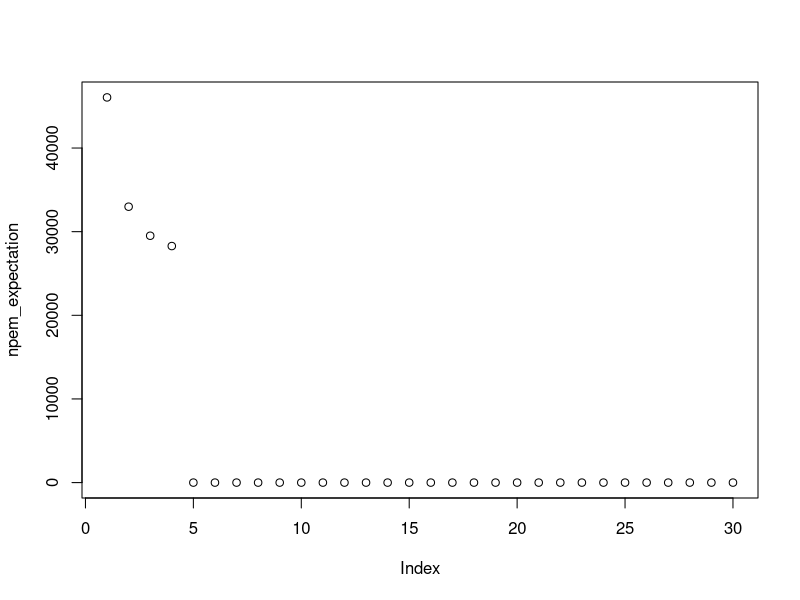

Write the R code that produced this figure.
##### This code is written to simulation the EM algorithm in (penalized) FA models.
##### We will assume k is known in advanced.

###### try profvis

library(MASS)


###############################################################################

### Functions may be used in the simulation
rm(list = ls())
################### Functions may be used in the simulation ####################
## To calculate A in article
A <- function(lambda, psi) {
  # Input: lambda: loading matrix of size p*k we have now
  #        psi: the variance matrix of size p*p of common factor we have now
  # Output: A 
  inv_mat <- ginv(lambda %*% t(lambda) + psi)
  result <- t(lambda) %*% inv_mat
  return(result)
}

B <- function(lambda, psi) {
  # Input: lambda: loading matrix of size p*k we have now
  #        psi: the variance matrix of size p*p of common factor we have now
  # Output: B
  k <- ncol(lambda)
  inv_mat <- ginv(lambda %*% t(lambda) + psi)
  result <- diag(rep(1, k)) - t(lambda) %*% inv_mat %*% lambda
  return(result)
}



psi_update <- function(lambda,psi,Y,j){
  # Input: lambda: loading matrix of size p*k we have now
  #        psi: the variance matrix of size p*p of common factor we have now
  #        Y: the response matrix of size n*p
  #        j: the element in (j,j) entry of matrix psi to update
  # Output: Updated psi[j,j]
  
  n <- nrow(Y)
  mat_A <- A(lambda,psi)
  mat_B <- B(lambda, psi)
  lambda_j <- lambda[j,,drop=FALSE]
  
  # Start calculating
  first_term <- (1/n) * sum(Y[,j]*Y[,j])
  second_term <- -(2/n) * lambda_j %*% as.matrix(rowSums(tcrossprod(mat_A,Y) 
                                                         %*% Y[,j, drop=FALSE]),ncol=1)
  third_term <- (1/n) * lambda_j %*% (n * mat_B + tcrossprod(mat_A,Y) 
                                      %*% tcrossprod(Y , mat_A)) %*% t(lambda_j)
  return(first_term + second_term + third_term)
}

psi_valid <- function(lambda,psi,Y){
  # Input: lambda: loading matrix of size p*k we have now
  #        psi: the variance matrix of size p*p of common factor we have now
  #        Y: the response matrix of size n*p
  # Output: True if psi is good to iterate (i.e in the concave region), False otherwise
  
  n <- nrow(Y)
  p <- ncol(Y)
  mat_A <- A(lambda,psi)
  mat_B <- B(lambda, psi)
  constraint <- numeric(length=p)
  for (j in 1:p){
    lambda_j <- lambda[j,,drop=FALSE]
    
    # Start calculating
    first_term <- (2/n) * sum(Y[,j]*Y[,j])
    second_term <- -(4/n) * lambda_j %*% as.matrix(rowSums(tcrossprod(mat_A,Y) 
                                                           %*% Y[,j, drop=FALSE]),ncol=1)
    third_term <- (2/n) * lambda_j %*% (n * mat_B + tcrossprod(mat_A,Y) 
                                        %*% tcrossprod(Y , mat_A)) %*% t(lambda_j)
    constraint[j]<- first_term + second_term + third_term
  }
  
  return(diag(psi)<=constraint)
}

pem_E <- function(lambda,psi,Y,rho){
  Out <- npem_E(lambda,psi,Y)-1/2*rho*sum(abs(lambda))
  return(Out)
}



npem_E <- function(lambda,psi,Y){
  # Input: lambda: loading matrix of size p*k we have now
  #        psi: the variance matrix of size p*p of common factor we have now
  #        Y: the response matrix of size n*p
  # Output: non-penalized expectation (ignore the constant)
  
  n <- nrow(Y)
  p <- nrow(lambda)
  
  # Precompute A and B
  mat_A <- A(lambda, psi)
  mat_B <- B(lambda, psi)
  
  # first term of expectation
  first_term <- -(n/2) * sum(log(diag(psi)))
  
  # second term of expectation
  second_term <- 0
  for (i in 1:n){
    for (j in 1:p){
      yij <- Y[i,j]
      lambda_j <- t(as.matrix(lambda[j,]))
      Y_i <- t(as.matrix(Y[i,]))
      second_term <- second_term 
      + (yij^2 - 2 * yij * lambda_j %*% mat_A %*% t(Y_i))/psi[j,j]
    }
    
  }
  second_term <- -1/2 * second_term
  
  # third term of expectation
  third_term <- 0
  for (i in 1:n){
    for (j in 1:p){
      Y_i <- t(as.matrix(Y[i,]))
      lambda_j <- t(as.matrix(lambda[j,]))
      third_term <- third_term 
      + (lambda_j %*% (mat_B + mat_A %*% t(Y_i) %*% Y_i %*% t(mat_A)) %*% t(lambda_j))/psi[j,j]
    }
  }
  third_term <- -1/2 * third_term
  
  return(first_term + second_term + third_term)
}


loading_update <- function(lambda,psi,Y,j){
  # Input: lambda: loading matrix of size p*k we have now
  #        psi: the variance matrix of size p*p of common factor we have now
  #        Y: the response matrix of size n*p
  #        j: the j-th row of lambda to be updated
  # Output: Updated lambda[j,]
  
  n <- nrow(Y)
  mat_A <- A(lambda,psi)
  mat_B <- B(lambda, psi)
  k <- ncol(lambda)
  
  
  # first term of updating formula
  factor1 <- matrix(0, nrow = k, ncol = 1)
  for (i in 1:n){
    Y_i <- as.matrix(Y[i,])
    factor1 <- factor1 - 2 * Y[i,j] * mat_A %*% Y_i 
  }
  
  
  # second term of updating formula
  factor2 <- matrix(0, nrow = k, ncol = k)
  for (i in 1:n){
    Y_i <- as.matrix(Y[i,])
    factor2 <- factor2 + 2 * mat_B + 2 * mat_A %*% Y_i %*% t(Y_i) %*% t(mat_A)
  }
  
  
  return(- t(factor1) %*% t(solve(factor2)))
}
  
###############################################################################

set.seed(124)

n <- 5000  # Size of observations
p <- 8     # Dimension of each observation
k <- 4     # Order of FA model (dimension of latent variables)

# Real parameters of the FA model
# Generate the loading matrix
sparsity_level <- 0.3  # The proportion of zero elements in the loading matrix
non_zeros <- round(k * p * (1 - sparsity_level))
poss_values_1 <- c(0.5, 0.6, 0.7, 0.8, 0.9, -0.5, -0.6, -0.7, -0.8, -0.9)
loading_position <- sample(k * p, non_zeros)
real_loading <- matrix(0, nrow = p, ncol = k)
real_loading[loading_position] <- sample(poss_values_1, non_zeros, replace = TRUE)

# Ensure no all-zero rows or columns
while (any(rowSums(real_loading) == 0) || any(colSums(real_loading) == 0)) {
  loading_position <- sample(k * p, non_zeros)
  real_loading <- matrix(0, nrow = p, ncol = k)
  real_loading[loading_position] <- sample(poss_values_1, non_zeros, replace = TRUE)
}

print(real_loading)

# Generate the real variance of the unique factors epsilon
poss_values_2 <- c(0.1, 0.2, 0.3, 0.4)
diagonal_values <- sample(poss_values_2, p, replace = TRUE)
real_psi <- diag(diagonal_values)

print(real_psi)

# Generate the factor matrix F, response matrix Y, and unique factor epsilon
F <- matrix(rnorm(n * k, mean = 0, sd = 1), nrow = n, ncol = k)
epsilon <- mvrnorm(n = n, mu = rep(0, p), Sigma = real_psi)
Y <- F %*% t(real_loading) + epsilon


###############################################################################

### Perform a FA using factanal() function in R to the response matrix Y (traditional
### two steps method).
fa_2steps_result <- factanal(x = Y, factors = k, scores = 'regression', rotation = 'varimax')
loading_2steps <- as.matrix(fa_2steps_result$loadings)
error_2steps <- norm(loading_2steps - real_loading,type = 'F')
print(loading_2steps)

###############################################################################
### Perform a non-penalized EM algorithm 

## Set the initial guess
npem_initial_loading <- real_loading   # Take distinct initial values to see what happens
npem_initial_psi <- diag(rep(0.1,p))     # Take distinct initial values to see what happens

## End the iteration if the error between two steps is less than np_tolerance
## and regard as convergent
npem_tolerance <- 0.01 
n_max_iter <- 30 # Set a maximum iteration in case an infinity loop.

## Set the parameters for iteration
npem_step <- 0 # record the number of iterations
npem_loading_diff <- 1000 # Set a big difference in case smaller than tolerance at very beginning
npem_psi_diff <- 1000
npem_expectation <- numeric(length = n_max_iter)# Record expectations during iteration

# update iteratively
npem_loading_old <- npem_initial_loading
npem_psi_old <- npem_initial_psi

while(npem_loading_diff >= npem_tolerance && npem_psi_diff >= npem_tolerance){
  npem_step <- npem_step + 1
  npem_expectation[npem_step] <- npem_E(npem_loading_old,npem_psi_old,Y)
  ## Update psi elementwisely
  npem_psi_new <- matrix(0, nrow = p, ncol = p)
  for (j in 1:p){
    npem_psi_new[j,j] <- psi_update(npem_loading_old,npem_psi_old,Y,j)
  }
  npem_psi_diff <- norm(npem_psi_new - npem_psi_old, type = 'F') # calculate the difference between psi matrix
  
  ## Update loading matrix using current psi rowwisely
  
  npem_loading_new <- matrix(0, nrow = p, ncol = k)
  for (j in 1:p){
    npem_loading_new[j,] <- loading_update(npem_loading_old, npem_psi_new, Y, j)
  }
  npem_loading_diff <- norm(npem_loading_new - npem_loading_old, type = 'F')
  
  ## Update parameters
  npem_psi_old <- npem_psi_new
  npem_loading_old <- npem_loading_new
  
  if (npem_step > n_max_iter){
    cat('Failed to converge!')
    break
  }
  
}
## final result of non-penalized EM algorithm
npem_loading <- npem_loading_new
npem_psi <- npem_psi_new
plot(npem_expectation)

  


  





